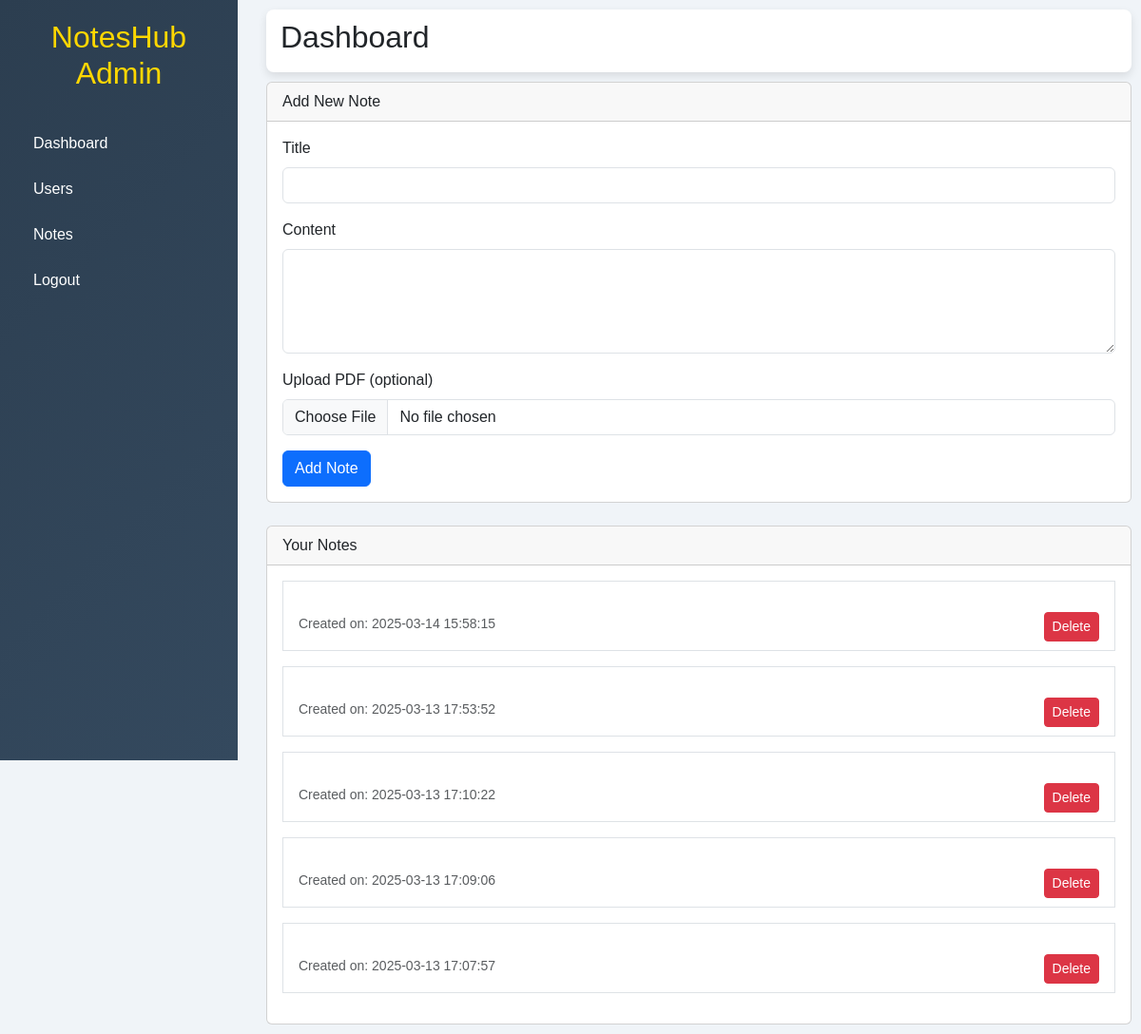
Screenshot of /admin/notespage.php (signed in) with the database file from the repository.
### tables this page shows
CREATE TABLE `notes` (
  `id` int(11) NOT NULL,
  `user_id` int(11) NOT NULL,
  `notes_title` varchar(255) NOT NULL,
  `notes_subject` varchar(255) NOT NULL,
  `description` text NOT NULL,
  `pdf` varchar(255) DEFAULT NULL,
  `view_count` int(11) DEFAULT 0,
  `dwnld_count` int(11) DEFAULT 0,
  `created_at` timestamp NOT NULL DEFAULT current_timestamp(),
  `download_count` int(11) DEFAULT 0
);

### admin/notespage.php (the view, shortened to what this page needs)
<?php
require '../db/db.php';
$result = $conn->query("SELECT * FROM notes ORDER BY created_at DESC");
?>
<!DOCTYPE html>
<html lang="en">
<head>
    <link rel="stylesheet" href="https://cdn.jsdelivr.net/npm/bootstrap@5.3.0/dist/css/bootstrap.min.css">
</head>
<body>
    <div class="sidebar">
        <h2>NotesHub Admin</h2>
        <a href="./dashboard.php">Dashboard</a>
        <a href="#">Users</a>
        <a href="./notespage.php">Notes</a>
        <a href="./logout.php">Logout</a>
    </div>
    <div class="main-content">
        <div class="dashboard-header">
            <h2>Dashboard</h2>
        </div>
        <div class="card mb-4">
            <div class="card-header">Add New Note</div>
            <div class="card-body">
                <form method="POST" action="notes.php" enctype="multipart/form-data">
                    <div class="mb-3">
                        <label class="form-label">Title</label>
                        <input type="text" name="title" class="form-control" required>
                    </div>
                    <div class="mb-3">
                        <label class="form-label">Content</label>
                        <textarea name="content" class="form-control" rows="4" required></textarea>
                    </div>
                    <div class="mb-3">
                        <label class="form-label">Upload PDF (optional)</label>
                        <input type="file" name="pdf_file" class="form-control" accept=".pdf">
                    </div>
                    <button type="submit" name="add_note" class="btn btn-primary">Add Note</button>
                </form>
            </div>
        </div>
        <div class="card">
            <div class="card-header">Your Notes</div>
            <div class="card-body">
                <?php while ($note = $result->fetch_assoc()) : ?>
                    <div class="border p-3 mb-3">
                        <small class="text-muted">Created on: <?php echo $note['created_at']; ?></small>
                        <a href="notes.php?delete=<?php echo $note['id']; ?>" class="btn btn-danger btn-sm float-end" onclick="return confirm('Are you sure?')">Delete</a>
                    </div>
                <?php endwhile; ?>
            </div>
        </div>
    </div>
</body>
</html>

### admin/notespage.php (style rules this page uses)
body { margin: 0; font-family: 'Arial', sans-serif; display: flex; background-color: #f0f4f8; }
.sidebar { width: 250px; height: 100vh; background: linear-gradient(135deg, #2c3e50, #34495e); color: white; padding: 20px; display: flex; flex-direction: column; position: fixed; }
.sidebar h2 { text-align: center; margin-bottom: 30px; color: #ffd700; }
.sidebar a { text-decoration: none; color: white; padding: 12px 15px; display: block; border-radius: 5px; transition: 0.3s; }
.main-content { margin-left: 270px; padding: 10px; flex-grow: 1; }
.dashboard-header { display: flex; justify-content: space-between; align-items: center; background: white; padding: 10px 15px; border-radius: 8px; box-shadow: 0px 4px 10px rgba(0, 0, 0, 0.1); margin-bottom: 10px; }

### rows the page displays
notes: created_at "2025-03-14 15:58:15"
notes: created_at "2025-03-13 17:53:52"
notes: created_at "2025-03-13 17:10:22"
notes: created_at "2025-03-13 17:09:06"
notes: created_at "2025-03-13 17:07:57"
